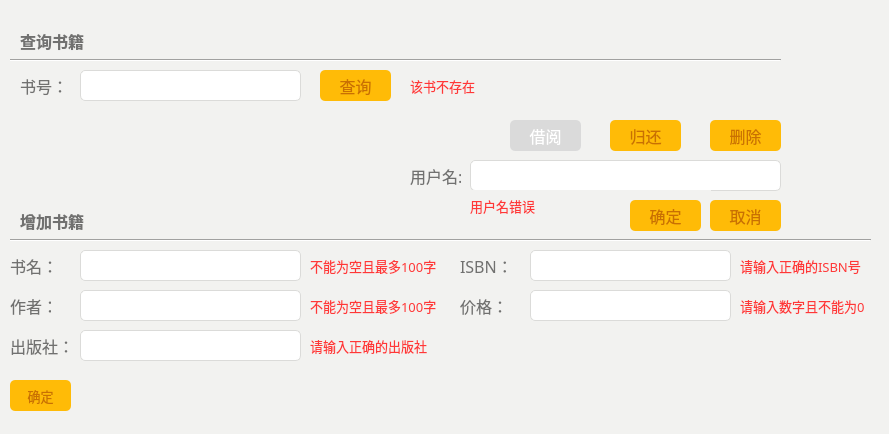
<?xml version="1.0" encoding="UTF-8"?>
<ui version="4.0">
 <class>bookManager</class>
 <widget class="QWidget" name="bookManager">
  <property name="geometry">
   <rect>
    <x>0</x>
    <y>0</y>
    <width>889</width>
    <height>434</height>
   </rect>
  </property>
  <property name="acceptDrops">
   <bool>true</bool>
  </property>
  <property name="windowTitle">
   <string>bookManager</string>
  </property>
  <property name="styleSheet">
   <string notr="true">background-color:#f2f2f0;</string>
  </property>
  <widget class="QLabel" name="label_34">
   <property name="geometry">
    <rect>
     <x>310</x>
     <y>330</y>
     <width>121</width>
     <height>31</height>
    </rect>
   </property>
   <property name="font">
    <font>
     <family>微软雅黑</family>
     <pointsize>10</pointsize>
     <weight>50</weight>
     <bold>false</bold>
    </font>
   </property>
   <property name="autoFillBackground">
    <bool>false</bool>
   </property>
   <property name="styleSheet">
    <string notr="true">color:#ff3737;
font-weight:normal;</string>
   </property>
   <property name="text">
    <string>请输入正确的出版社</string>
   </property>
  </widget>
  <widget class="QLineEdit" name="lineEdit_3">
   <property name="geometry">
    <rect>
     <x>80</x>
     <y>290</y>
     <width>221</width>
     <height>31</height>
    </rect>
   </property>
   <property name="font">
    <font>
     <family>微软雅黑</family>
     <pointsize>10</pointsize>
    </font>
   </property>
   <property name="styleSheet">
    <string notr="true">background:#fff;
border-radius:5;
border: 1px solid #dbdbd9;
padding-left:10;
color:#555;
font-weight:normal;</string>
   </property>
   <property name="text">
    <string/>
   </property>
  </widget>
  <widget class="QPushButton" name="pushButton_addBook">
   <property name="geometry">
    <rect>
     <x>10</x>
     <y>380</y>
     <width>61</width>
     <height>31</height>
    </rect>
   </property>
   <property name="font">
    <font>
     <family>微软雅黑</family>
     <pointsize>10</pointsize>
    </font>
   </property>
   <property name="mouseTracking">
    <bool>false</bool>
   </property>
   <property name="acceptDrops">
    <bool>false</bool>
   </property>
   <property name="styleSheet">
    <string notr="true">QPushButton:hover{background:qlineargradient(spread:pad, x1:0.505682, y1:0, x2:0.539773, y2:1, stop:0 rgba(255, 208, 32, 255), stop:1 rgba(255, 196, 19, 255));color:#c97002;border-radius:5;border:#E79F14;}
QPushButton:!hover{background-color:#ffbb07;
color:#c97002;border-radius:5;}
</string>
   </property>
   <property name="text">
    <string>确定</string>
   </property>
  </widget>
  <widget class="QLineEdit" name="lineEdit_4">
   <property name="geometry">
    <rect>
     <x>80</x>
     <y>330</y>
     <width>221</width>
     <height>31</height>
    </rect>
   </property>
   <property name="font">
    <font>
     <family>微软雅黑</family>
     <pointsize>10</pointsize>
    </font>
   </property>
   <property name="styleSheet">
    <string notr="true">background:#fff;
border-radius:5;
border: 1px solid #dbdbd9;
padding-left:10;
color:#555;
font-weight:normal;</string>
   </property>
   <property name="text">
    <string/>
   </property>
  </widget>
  <widget class="Line" name="line_5">
   <property name="geometry">
    <rect>
     <x>10</x>
     <y>50</y>
     <width>771</width>
     <height>20</height>
    </rect>
   </property>
   <property name="styleSheet">
    <string notr="true">opacity:0.7;</string>
   </property>
   <property name="orientation">
    <enum>Qt::Horizontal</enum>
   </property>
  </widget>
  <widget class="QLabel" name="label_21">
   <property name="geometry">
    <rect>
     <x>20</x>
     <y>210</y>
     <width>461</width>
     <height>21</height>
    </rect>
   </property>
   <property name="font">
    <font>
     <family>微软雅黑</family>
     <pointsize>12</pointsize>
     <weight>75</weight>
     <bold>true</bold>
    </font>
   </property>
   <property name="autoFillBackground">
    <bool>false</bool>
   </property>
   <property name="styleSheet">
    <string notr="true">color:#717170;
font-weight:blod;</string>
   </property>
   <property name="text">
    <string>增加书籍</string>
   </property>
  </widget>
  <widget class="QLabel" name="label_11">
   <property name="geometry">
    <rect>
     <x>20</x>
     <y>130</y>
     <width>141</width>
     <height>21</height>
    </rect>
   </property>
   <property name="font">
    <font>
     <family>微软雅黑</family>
     <pointsize>10</pointsize>
    </font>
   </property>
   <property name="autoFillBackground">
    <bool>false</bool>
   </property>
   <property name="styleSheet">
    <string notr="true">color:#666;</string>
   </property>
   <property name="text">
    <string/>
   </property>
  </widget>
  <widget class="QLabel" name="label_23">
   <property name="geometry">
    <rect>
     <x>10</x>
     <y>290</y>
     <width>41</width>
     <height>31</height>
    </rect>
   </property>
   <property name="font">
    <font>
     <family>微软雅黑</family>
     <pointsize>12</pointsize>
     <weight>50</weight>
     <bold>false</bold>
    </font>
   </property>
   <property name="autoFillBackground">
    <bool>false</bool>
   </property>
   <property name="styleSheet">
    <string notr="true">color:#717170;
font-weight:normal;</string>
   </property>
   <property name="text">
    <string>作者：</string>
   </property>
  </widget>
  <widget class="QLabel" name="label_33">
   <property name="geometry">
    <rect>
     <x>310</x>
     <y>290</y>
     <width>161</width>
     <height>31</height>
    </rect>
   </property>
   <property name="font">
    <font>
     <family>微软雅黑</family>
     <pointsize>10</pointsize>
     <weight>50</weight>
     <bold>false</bold>
    </font>
   </property>
   <property name="autoFillBackground">
    <bool>false</bool>
   </property>
   <property name="styleSheet">
    <string notr="true">color:#ff3737;
font-weight:normal;</string>
   </property>
   <property name="text">
    <string>不能为空且最多100字</string>
   </property>
  </widget>
  <widget class="QLabel" name="label_25">
   <property name="geometry">
    <rect>
     <x>10</x>
     <y>330</y>
     <width>61</width>
     <height>31</height>
    </rect>
   </property>
   <property name="font">
    <font>
     <family>微软雅黑</family>
     <pointsize>12</pointsize>
     <weight>50</weight>
     <bold>false</bold>
    </font>
   </property>
   <property name="autoFillBackground">
    <bool>false</bool>
   </property>
   <property name="styleSheet">
    <string notr="true">color:#717170;
font-weight:normal;</string>
   </property>
   <property name="text">
    <string>出版社：</string>
   </property>
  </widget>
  <widget class="QLabel" name="label_32">
   <property name="geometry">
    <rect>
     <x>310</x>
     <y>250</y>
     <width>161</width>
     <height>31</height>
    </rect>
   </property>
   <property name="font">
    <font>
     <family>微软雅黑</family>
     <pointsize>10</pointsize>
     <weight>50</weight>
     <bold>false</bold>
    </font>
   </property>
   <property name="autoFillBackground">
    <bool>false</bool>
   </property>
   <property name="styleSheet">
    <string notr="true">color:#ff3737;
font-weight:normal;</string>
   </property>
   <property name="text">
    <string>不能为空且最多100字</string>
   </property>
  </widget>
  <widget class="QPushButton" name="pushButton_16">
   <property name="geometry">
    <rect>
     <x>710</x>
     <y>120</y>
     <width>71</width>
     <height>31</height>
    </rect>
   </property>
   <property name="font">
    <font>
     <family>微软雅黑</family>
     <pointsize>12</pointsize>
    </font>
   </property>
   <property name="mouseTracking">
    <bool>false</bool>
   </property>
   <property name="acceptDrops">
    <bool>false</bool>
   </property>
   <property name="styleSheet">
    <string notr="true">QPushButton:hover{background:qlineargradient(spread:pad, x1:0.505682, y1:0, x2:0.539773, y2:1, stop:0 rgba(255, 208, 32, 255), stop:1 rgba(255, 196, 19, 255));color:#c97002;border-radius:5;border:#E79F14;}
QPushButton:!hover{background-color:#ffbb07;
color:#c97002;border-radius:5;}
</string>
   </property>
   <property name="text">
    <string>删除</string>
   </property>
  </widget>
  <widget class="QLabel" name="label_22">
   <property name="geometry">
    <rect>
     <x>10</x>
     <y>250</y>
     <width>71</width>
     <height>31</height>
    </rect>
   </property>
   <property name="font">
    <font>
     <family>微软雅黑</family>
     <pointsize>12</pointsize>
     <weight>50</weight>
     <bold>false</bold>
    </font>
   </property>
   <property name="autoFillBackground">
    <bool>false</bool>
   </property>
   <property name="styleSheet">
    <string notr="true">color:#717170;
font-weight:normal;</string>
   </property>
   <property name="text">
    <string>书名：</string>
   </property>
  </widget>
  <widget class="QPushButton" name="pushButton">
   <property name="geometry">
    <rect>
     <x>320</x>
     <y>70</y>
     <width>71</width>
     <height>31</height>
    </rect>
   </property>
   <property name="font">
    <font>
     <family>微软雅黑</family>
     <pointsize>12</pointsize>
    </font>
   </property>
   <property name="mouseTracking">
    <bool>false</bool>
   </property>
   <property name="acceptDrops">
    <bool>false</bool>
   </property>
   <property name="styleSheet">
    <string notr="true">QPushButton:hover{background:qlineargradient(spread:pad, x1:0.505682, y1:0, x2:0.539773, y2:1, stop:0 rgba(255, 208, 32, 255), stop:1 rgba(255, 196, 19, 255));color:#c97002;border-radius:5;border:#E79F14;}
QPushButton:!hover{background-color:#ffbb07;
color:#c97002;border-radius:5;}
</string>
   </property>
   <property name="text">
    <string>查询</string>
   </property>
   <property name="checkable">
    <bool>true</bool>
   </property>
  </widget>
  <widget class="QLineEdit" name="lineEdit_1">
   <property name="geometry">
    <rect>
     <x>80</x>
     <y>70</y>
     <width>221</width>
     <height>31</height>
    </rect>
   </property>
   <property name="font">
    <font>
     <family>微软雅黑</family>
     <pointsize>10</pointsize>
    </font>
   </property>
   <property name="styleSheet">
    <string notr="true">background:#fff;
border-radius:5;
border: 1px solid #dbdbd9;
padding-left:10;
color:#555;
font-weight:normal;</string>
   </property>
   <property name="text">
    <string/>
   </property>
  </widget>
  <widget class="QLabel" name="label_01">
   <property name="geometry">
    <rect>
     <x>20</x>
     <y>30</y>
     <width>461</width>
     <height>21</height>
    </rect>
   </property>
   <property name="font">
    <font>
     <family>微软雅黑</family>
     <pointsize>12</pointsize>
     <weight>75</weight>
     <bold>true</bold>
    </font>
   </property>
   <property name="autoFillBackground">
    <bool>false</bool>
   </property>
   <property name="styleSheet">
    <string notr="true">color:#717170;
font-weight:blod;</string>
   </property>
   <property name="text">
    <string>查询书籍</string>
   </property>
  </widget>
  <widget class="QLineEdit" name="lineEdit_2">
   <property name="geometry">
    <rect>
     <x>80</x>
     <y>250</y>
     <width>221</width>
     <height>31</height>
    </rect>
   </property>
   <property name="font">
    <font>
     <family>微软雅黑</family>
     <pointsize>10</pointsize>
    </font>
   </property>
   <property name="styleSheet">
    <string notr="true">background:#fff;
border-radius:5;
border: 1px solid #dbdbd9;
padding-left:10;
color:#555;
font-weight:normal;</string>
   </property>
   <property name="text">
    <string/>
   </property>
  </widget>
  <widget class="QPushButton" name="pushButton_14">
   <property name="geometry">
    <rect>
     <x>510</x>
     <y>120</y>
     <width>71</width>
     <height>31</height>
    </rect>
   </property>
   <property name="font">
    <font>
     <family>微软雅黑</family>
     <pointsize>12</pointsize>
    </font>
   </property>
   <property name="mouseTracking">
    <bool>false</bool>
   </property>
   <property name="acceptDrops">
    <bool>false</bool>
   </property>
   <property name="styleSheet">
    <string notr="true">width:50;
height:24;
background-color:#dadada;
color:#fff;
border-radius:5;
</string>
   </property>
   <property name="text">
    <string>借阅</string>
   </property>
  </widget>
  <widget class="QPushButton" name="pushButton_15">
   <property name="geometry">
    <rect>
     <x>610</x>
     <y>120</y>
     <width>71</width>
     <height>31</height>
    </rect>
   </property>
   <property name="font">
    <font>
     <family>微软雅黑</family>
     <pointsize>12</pointsize>
    </font>
   </property>
   <property name="mouseTracking">
    <bool>false</bool>
   </property>
   <property name="acceptDrops">
    <bool>false</bool>
   </property>
   <property name="styleSheet">
    <string notr="true">QPushButton:hover{background:qlineargradient(spread:pad, x1:0.505682, y1:0, x2:0.539773, y2:1, stop:0 rgba(255, 208, 32, 255), stop:1 rgba(255, 196, 19, 255));color:#c97002;border-radius:5;border:#E79F14;}
QPushButton:!hover{background-color:#ffbb07;
color:#c97002;border-radius:5;}
</string>
   </property>
   <property name="text">
    <string>归还</string>
   </property>
  </widget>
  <widget class="QLabel" name="label_02">
   <property name="geometry">
    <rect>
     <x>20</x>
     <y>70</y>
     <width>51</width>
     <height>31</height>
    </rect>
   </property>
   <property name="font">
    <font>
     <family>微软雅黑</family>
     <pointsize>12</pointsize>
     <weight>50</weight>
     <bold>false</bold>
    </font>
   </property>
   <property name="autoFillBackground">
    <bool>false</bool>
   </property>
   <property name="styleSheet">
    <string notr="true">color:#717170;
font-weight:normal;</string>
   </property>
   <property name="text">
    <string>书号：</string>
   </property>
  </widget>
  <widget class="QLabel" name="label_31">
   <property name="geometry">
    <rect>
     <x>410</x>
     <y>70</y>
     <width>381</width>
     <height>31</height>
    </rect>
   </property>
   <property name="font">
    <font>
     <family>微软雅黑</family>
     <pointsize>10</pointsize>
     <weight>50</weight>
     <bold>false</bold>
    </font>
   </property>
   <property name="autoFillBackground">
    <bool>false</bool>
   </property>
   <property name="styleSheet">
    <string notr="true">color:#ff3737;
font-weight:normal;</string>
   </property>
   <property name="text">
    <string>该书不存在</string>
   </property>
  </widget>
  <widget class="Line" name="line_6">
   <property name="geometry">
    <rect>
     <x>10</x>
     <y>230</y>
     <width>861</width>
     <height>20</height>
    </rect>
   </property>
   <property name="styleSheet">
    <string notr="true">opacity:0.7;</string>
   </property>
   <property name="orientation">
    <enum>Qt::Horizontal</enum>
   </property>
  </widget>
  <widget class="QLineEdit" name="lineEdit_5">
   <property name="geometry">
    <rect>
     <x>530</x>
     <y>250</y>
     <width>201</width>
     <height>31</height>
    </rect>
   </property>
   <property name="font">
    <font>
     <family>微软雅黑</family>
     <pointsize>10</pointsize>
    </font>
   </property>
   <property name="styleSheet">
    <string notr="true">background:#fff;
border-radius:5;
border: 1px solid #dbdbd9;
padding-left:10;
color:#555;
font-weight:normal;</string>
   </property>
   <property name="text">
    <string/>
   </property>
  </widget>
  <widget class="QLabel" name="label_26">
   <property name="geometry">
    <rect>
     <x>460</x>
     <y>250</y>
     <width>61</width>
     <height>31</height>
    </rect>
   </property>
   <property name="font">
    <font>
     <family>微软雅黑</family>
     <pointsize>12</pointsize>
     <weight>50</weight>
     <bold>false</bold>
    </font>
   </property>
   <property name="autoFillBackground">
    <bool>false</bool>
   </property>
   <property name="styleSheet">
    <string notr="true">color:#717170;
font-weight:normal;</string>
   </property>
   <property name="text">
    <string>ISBN：</string>
   </property>
  </widget>
  <widget class="QLabel" name="label_35">
   <property name="geometry">
    <rect>
     <x>740</x>
     <y>250</y>
     <width>131</width>
     <height>31</height>
    </rect>
   </property>
   <property name="font">
    <font>
     <family>微软雅黑</family>
     <pointsize>10</pointsize>
     <weight>50</weight>
     <bold>false</bold>
    </font>
   </property>
   <property name="autoFillBackground">
    <bool>false</bool>
   </property>
   <property name="styleSheet">
    <string notr="true">color:#ff3737;
font-weight:normal;</string>
   </property>
   <property name="text">
    <string>请输入正确的ISBN号</string>
   </property>
  </widget>
  <widget class="QLabel" name="label_27">
   <property name="geometry">
    <rect>
     <x>460</x>
     <y>290</y>
     <width>71</width>
     <height>31</height>
    </rect>
   </property>
   <property name="font">
    <font>
     <family>微软雅黑</family>
     <pointsize>12</pointsize>
     <weight>50</weight>
     <bold>false</bold>
    </font>
   </property>
   <property name="autoFillBackground">
    <bool>false</bool>
   </property>
   <property name="styleSheet">
    <string notr="true">color:#717170;
font-weight:normal;</string>
   </property>
   <property name="text">
    <string>价格：</string>
   </property>
  </widget>
  <widget class="QLabel" name="label_36">
   <property name="geometry">
    <rect>
     <x>740</x>
     <y>290</y>
     <width>141</width>
     <height>31</height>
    </rect>
   </property>
   <property name="font">
    <font>
     <family>微软雅黑</family>
     <pointsize>10</pointsize>
     <weight>50</weight>
     <bold>false</bold>
    </font>
   </property>
   <property name="autoFillBackground">
    <bool>false</bool>
   </property>
   <property name="styleSheet">
    <string notr="true">color:#ff3737;
font-weight:normal;</string>
   </property>
   <property name="text">
    <string>请输入数字且不能为0</string>
   </property>
  </widget>
  <widget class="QLineEdit" name="lineEdit_6">
   <property name="geometry">
    <rect>
     <x>530</x>
     <y>290</y>
     <width>201</width>
     <height>31</height>
    </rect>
   </property>
   <property name="font">
    <font>
     <family>微软雅黑</family>
     <pointsize>10</pointsize>
    </font>
   </property>
   <property name="styleSheet">
    <string notr="true">background:#fff;
border-radius:5;
border: 1px solid #dbdbd9;
padding-left:10;
color:#555;
font-weight:normal;</string>
   </property>
   <property name="text">
    <string/>
   </property>
  </widget>
  <widget class="QLabel" name="label_37">
   <property name="geometry">
    <rect>
     <x>100</x>
     <y>380</y>
     <width>271</width>
     <height>31</height>
    </rect>
   </property>
   <property name="font">
    <font>
     <family>微软雅黑</family>
     <pointsize>10</pointsize>
     <weight>50</weight>
     <bold>false</bold>
    </font>
   </property>
   <property name="autoFillBackground">
    <bool>false</bool>
   </property>
   <property name="styleSheet">
    <string notr="true">color:#ff3737;
font-weight:normal;</string>
   </property>
   <property name="text">
    <string/>
   </property>
  </widget>
  <widget class="QLabel" name="label_12">
   <property name="geometry">
    <rect>
     <x>200</x>
     <y>130</y>
     <width>281</width>
     <height>21</height>
    </rect>
   </property>
   <property name="font">
    <font>
     <family>微软雅黑</family>
     <pointsize>10</pointsize>
    </font>
   </property>
   <property name="autoFillBackground">
    <bool>false</bool>
   </property>
   <property name="styleSheet">
    <string notr="true">color:#666;</string>
   </property>
   <property name="text">
    <string/>
   </property>
  </widget>
  <widget class="QLabel" name="label_13">
   <property name="geometry">
    <rect>
     <x>200</x>
     <y>160</y>
     <width>171</width>
     <height>21</height>
    </rect>
   </property>
   <property name="font">
    <font>
     <family>微软雅黑</family>
     <pointsize>10</pointsize>
    </font>
   </property>
   <property name="autoFillBackground">
    <bool>false</bool>
   </property>
   <property name="styleSheet">
    <string notr="true">color:#666;</string>
   </property>
   <property name="text">
    <string/>
   </property>
  </widget>
  <widget class="QLineEdit" name="low_2">
   <property name="geometry">
    <rect>
     <x>470</x>
     <y>160</y>
     <width>311</width>
     <height>31</height>
    </rect>
   </property>
   <property name="font">
    <font>
     <family>微软雅黑</family>
     <pointsize>10</pointsize>
    </font>
   </property>
   <property name="mouseTracking">
    <bool>true</bool>
   </property>
   <property name="acceptDrops">
    <bool>true</bool>
   </property>
   <property name="styleSheet">
    <string notr="true">background:#fff;
border-radius:5;
border: 1px solid #dbdbd9;
padding-left:10;
color:#555;
font-weight:normal;</string>
   </property>
   <property name="text">
    <string/>
   </property>
  </widget>
  <widget class="QLabel" name="low_1">
   <property name="geometry">
    <rect>
     <x>410</x>
     <y>160</y>
     <width>51</width>
     <height>31</height>
    </rect>
   </property>
   <property name="font">
    <font>
     <family>微软雅黑</family>
     <pointsize>12</pointsize>
     <weight>50</weight>
     <bold>false</bold>
    </font>
   </property>
   <property name="autoFillBackground">
    <bool>false</bool>
   </property>
   <property name="styleSheet">
    <string notr="true">color:#717170;
font-weight:normal;</string>
   </property>
   <property name="text">
    <string>用户名:</string>
   </property>
  </widget>
  <widget class="QLabel" name="low_4">
   <property name="geometry">
    <rect>
     <x>470</x>
     <y>190</y>
     <width>241</width>
     <height>31</height>
    </rect>
   </property>
   <property name="font">
    <font>
     <family>微软雅黑</family>
     <pointsize>10</pointsize>
     <weight>50</weight>
     <bold>false</bold>
    </font>
   </property>
   <property name="autoFillBackground">
    <bool>false</bool>
   </property>
   <property name="styleSheet">
    <string notr="true">color:#ff3737;
font-weight:normal;</string>
   </property>
   <property name="text">
    <string>用户名错误</string>
   </property>
  </widget>
  <widget class="QPushButton" name="low_3">
   <property name="geometry">
    <rect>
     <x>630</x>
     <y>200</y>
     <width>71</width>
     <height>31</height>
    </rect>
   </property>
   <property name="font">
    <font>
     <family>微软雅黑</family>
     <pointsize>12</pointsize>
    </font>
   </property>
   <property name="mouseTracking">
    <bool>false</bool>
   </property>
   <property name="acceptDrops">
    <bool>false</bool>
   </property>
   <property name="styleSheet">
    <string notr="true">QPushButton:hover{background:qlineargradient(spread:pad, x1:0.505682, y1:0, x2:0.539773, y2:1, stop:0 rgba(255, 208, 32, 255), stop:1 rgba(255, 196, 19, 255));color:#c97002;border-radius:5;border:#E79F14;}
QPushButton:!hover{background-color:#ffbb07;
color:#c97002;border-radius:5;}
</string>
   </property>
   <property name="text">
    <string>确定</string>
   </property>
   <property name="checkable">
    <bool>true</bool>
   </property>
  </widget>
  <widget class="QPushButton" name="low_5">
   <property name="geometry">
    <rect>
     <x>710</x>
     <y>200</y>
     <width>71</width>
     <height>31</height>
    </rect>
   </property>
   <property name="font">
    <font>
     <family>微软雅黑</family>
     <pointsize>12</pointsize>
    </font>
   </property>
   <property name="mouseTracking">
    <bool>false</bool>
   </property>
   <property name="acceptDrops">
    <bool>false</bool>
   </property>
   <property name="styleSheet">
    <string notr="true">QPushButton:hover{background:qlineargradient(spread:pad, x1:0.505682, y1:0, x2:0.539773, y2:1, stop:0 rgba(255, 208, 32, 255), stop:1 rgba(255, 196, 19, 255));color:#c97002;border-radius:5;border:#E79F14;}
QPushButton:!hover{background-color:#ffbb07;
color:#c97002;border-radius:5;}
</string>
   </property>
   <property name="text">
    <string>取消</string>
   </property>
   <property name="checkable">
    <bool>true</bool>
   </property>
  </widget>
 </widget>
 <tabstops>
  <tabstop>lineEdit_1</tabstop>
  <tabstop>pushButton</tabstop>
  <tabstop>pushButton_14</tabstop>
  <tabstop>pushButton_15</tabstop>
  <tabstop>pushButton_16</tabstop>
  <tabstop>low_2</tabstop>
  <tabstop>low_3</tabstop>
  <tabstop>low_5</tabstop>
  <tabstop>pushButton_addBook</tabstop>
  <tabstop>lineEdit_2</tabstop>
  <tabstop>lineEdit_3</tabstop>
  <tabstop>lineEdit_4</tabstop>
  <tabstop>lineEdit_5</tabstop>
  <tabstop>lineEdit_6</tabstop>
 </tabstops>
 <resources/>
 <connections/>
</ui>
